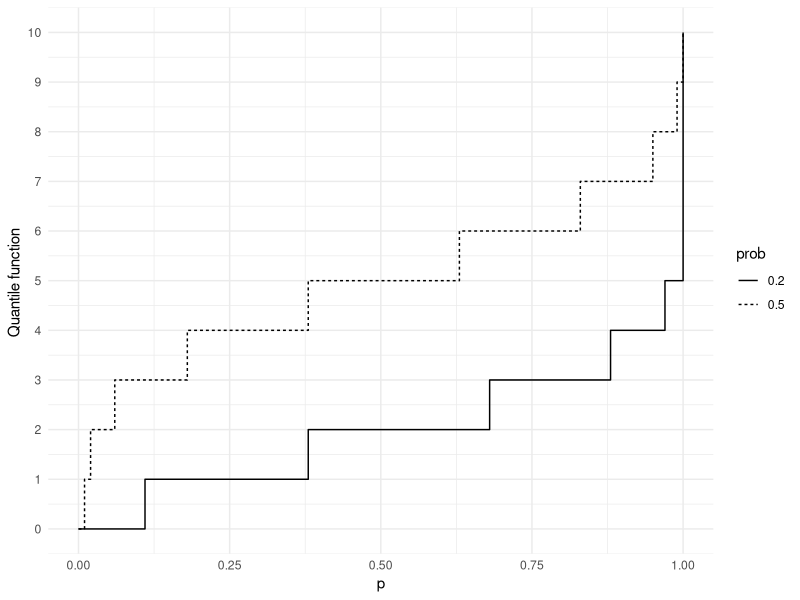
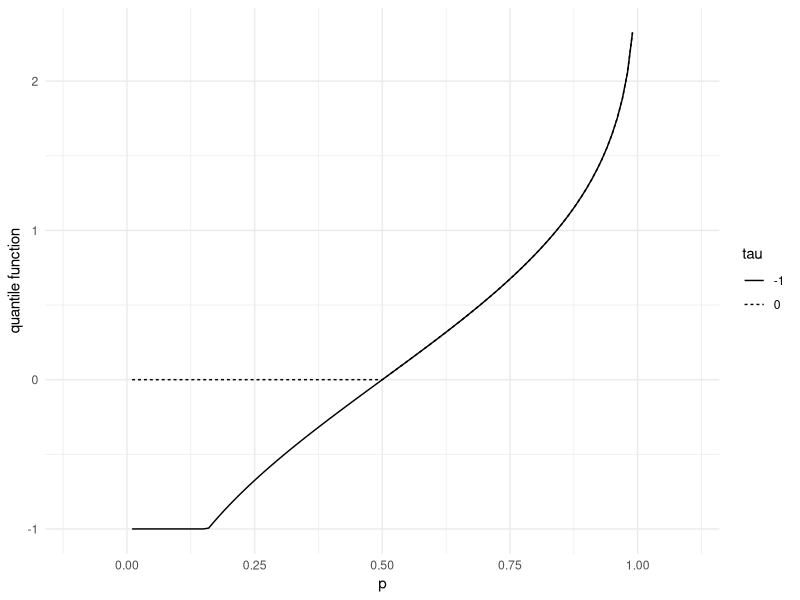
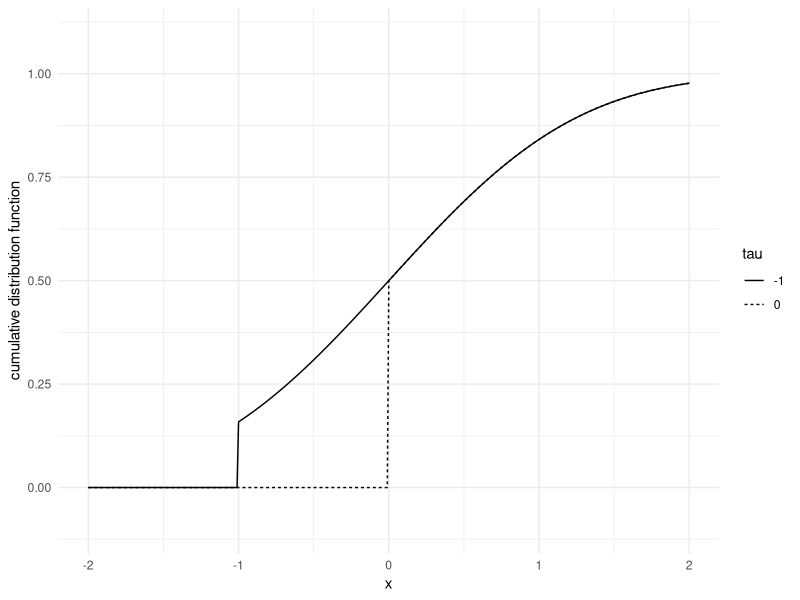
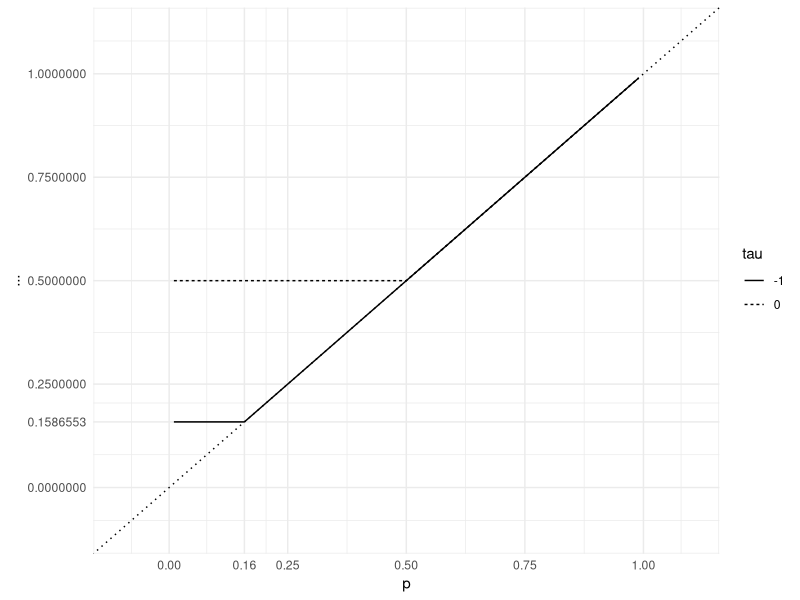
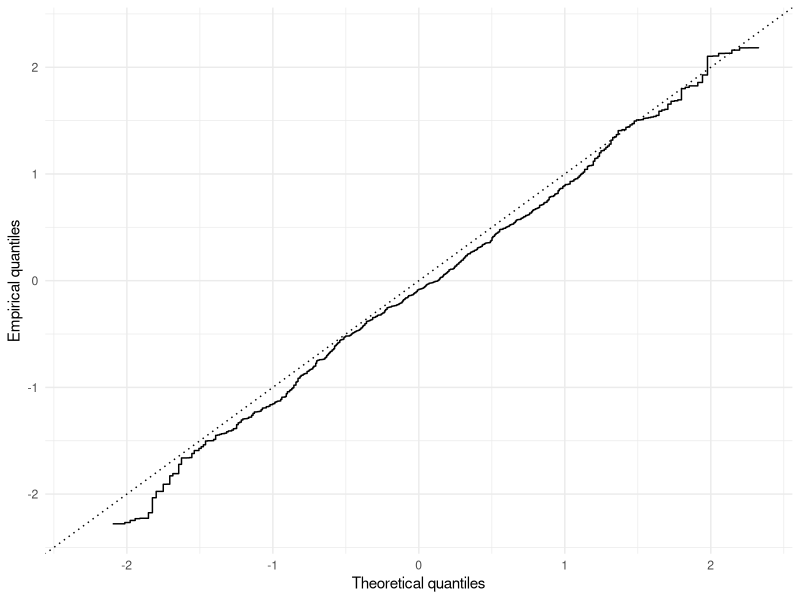

Recreate these plots in R, in order.
## ---- chunk 1
#| echo: false
#| message: false
#| warning: false
#| label: fig-quantiles
#|
#| fig-cap: |
#|    Quantile functions of binomial distributions.
#|
n <- 10
p <- seq(0, 1, by=.01)
probs <-  c(.2,  .5)

df <- as.data.frame(c(list("p"=p),
                      probs |> purrr::map(.f = function(prob) qbinom(p, n, prob))))

names(df) <- c("p", format(probs, digits=2))

df <- tidyr::gather(df, key="prob", value="quantile", -p)

p <- ggplot2::ggplot(data = df) +
     ggplot2::geom_step(mapping=ggplot2::aes(x=p, y=quantile, linetype=prob), color=1, direction = "hv", lineend="butt") +
     ggplot2::xlab("p") +
     ggplot2::ylab("Quantile function ") +
     ggplot2::xlim(xlim = c(-.1, 1.1))  +
     ggplot2::scale_y_continuous(breaks=seq(0,10)) +
     ggplot2::scale_x_continuous(breaks=seq(0, 1, by=.25)) +
     ggplot2::theme_minimal()
p

rm(df, probs, p)
# %%
## ---- chunk 2
#| echo: false
#| message: false
#| warning: false
#| label: fig-quantiles2
#| fig-cap: |
#|   Quantile functions $\max(X, \tau)$ where $X \sim \mathcal{N}(0,1)$ for $\tau \in \{0, 2\}$.  Let $\Phi^\leftarrow$ 
#|   denote the quantile function of $\mathcal{N}(0,1)$. The quantile  function of $\max(X,\tau)$ is 
#|   $\mathbb{I}_{(0,\Phi(\tau)]}(p) \times \tau + \Phi^{\leftarrow}(p) \times \mathbb{I}_{(\Phi(\tau), 1)}(p)= \Phi^{\leftarrow}(p \vee \Phi(\tau))$. 
#|   The two distributions are neither absolutely continuous nor discrete.


# %%
tau <-  c(0,  -1)
df <- tibble::tibble(p=seq(0.01, .99, by=0.01)) |>
      dplyr::mutate(
        '0' = qnorm(pmax(pnorm(0), p)),
        '-1' =qnorm(pmax(pnorm(-1), p))) |>
      tidyr::gather(key="tau", value="quantile", -p)

p <- ggplot2::ggplot(data = df,
                     mapping= ggplot2::aes(x=p, y=quantile, group=tau)) +
  ggplot2::xlab("p") +
  ggplot2::ylab("quantile function") +
  ggplot2::xlim(xlim = c(-0.1, 1.1)) +
  ggplot2::ylim(ylim = c(-1.1, 2.5)) +
  ggplot2::geom_line(ggplot2::aes(linetype=tau)) +
  ggplot2::scale_y_continuous(breaks=seq(-2,10)) +
  ggplot2::scale_x_continuous(breaks=seq(0, 1, by=.25), limits=c(-0.1, 1.1)) +
  ggplot2::theme_minimal()

p

rm(df, tau, p)
# %%
## ---- chunk 3
#| echo: false
#| message: false
#| warning: false
#| label: fig-quantiles3
#| fig-cap: |
#|   Cumulative distribution functions for the probability distributions illustrated in [Figure @fig-quantiles2]

df2 <- tibble::tibble(x=seq(-2, 2, by=0.01)) |>
      dplyr::mutate('0' = ifelse(x<0, 0, pnorm(x)),
             '-1' = ifelse(x< (-1), 0, pnorm(x))) |>
      tidyr::gather(key="tau", value="cdf", -x)

q <- ggplot2::ggplot(data = df2,
                     mapping= ggplot2::aes(x=x, y=cdf, group=tau)) +
  ggplot2::xlab("x") +
  ggplot2::ylab("cumulative distribution function") +
  ggplot2::geom_line(ggplot2::aes(linetype=tau)) +
  ggplot2::scale_x_continuous(breaks=seq(-2, 2, by=1.), limits=c(-2, 2)) +
  ggplot2::scale_y_continuous(breaks=seq(0, 1, by=.25), limits=c(-0.1, 1.1)) +
  ggplot2::theme_minimal()

q

rm(df2, q)
## ---- chunk 4
#| echo: false
#| message: false
#| warning: false
#| label: fig-quantiles4
#| fig-cap: |
#|   Representation of $F \circ F^{\leftarrow}$ for the probability distributions illustrated in [Figures @fig-quantiles2]  and [@fig-quantiles3]. 
#|   The function $F \circ F^{\leftarrow}$ always lies above the line $y=x$ (dotted line) as prescribed in [Proposition @prp-quantilekit]. 
#|   Plateaux that lie strictly above the dotted line are in correspondence with  jumps of the quantile function.
#| 

df <- tibble::tibble(p=seq(0.01, .99, by=0.001)) |>
      dplyr::mutate(tau0 = qnorm(pmax(pnorm(0), p)),
             tau1 =qnorm(pmax(pnorm(-1), p))) |>
      dplyr::mutate('0' = ifelse(tau0<=0, pnorm(0), pnorm(tau0)),
             '-1' = ifelse(tau1<=(-1), pnorm(-1), pnorm(tau1))) |>
      dplyr::select(-dplyr::starts_with('tau')) |>
      tidyr::gather(key="tau", value="value", -p)

p <- ggplot2::ggplot(data = df,
                     mapping= ggplot2::aes(x=p, y=value, group=tau)) +
  ggplot2::xlab("p") +
  ggplot2::ylab("...") +
  ggplot2::geom_line(ggplot2::aes(linetype=tau)) +
  ggplot2::scale_y_continuous(breaks=c(0, pnorm(-1), .25, .5, .75, 1.), limits=c(-0.1, 1.1)) +
  ggplot2::scale_x_continuous(breaks=c(0, pnorm(-1), .25, .5, .75, 1.),
                              labels=format(c(0, pnorm(-1), .25, .5, .75, 1.), digits=2),
                              limits=c(-0.1, 1.1)) +
  ggplot2::geom_abline(slope=1, intercept=0, linetype=81) +
  ggplot2::theme_minimal()

p

rm(df, p)

## ---- chunk 5
#| echo: false
#| message: false
#| warning: false
#| label: fig-qqplot
#|
#| fig-cap: |
#|   Quantile-Quantile plot (QQ-plot). This is a popular device for comparing two probability distributions on the real line defined 
#|   by their cumulative distributions $F$ and $G$. The QQ-plot consists in plotting function $G^{\leftarrow} \circ F$. 
#|   If the two distributions are the same, the line $y = G^{\leftarrow} \circ F(x)$ should lie 
#|   below $y=x$ (according to [Proposition @prp-quantilekit]), and should even coincide with the diagonal 
#|   if $F=G$ is continuous and increasing. Here $F$ is the cumulative distribution function of $\mathcal{N}(0,1)$. 
#|   And $G$ is the empirical distribution of a sample of size $500$ of $\mathcal{N}(0,1)$.

n <- 500
sample <- sort(rnorm(n))
p <- seq(.01, .99, by=1/n)
df <- tibble::tibble('x'=qnorm(p),
                     'y'=quantile(sample, p, type=1))

q <- ggplot2::ggplot(data = df) +
     ggplot2::geom_step(mapping=ggplot2::aes(x=x, y=y), color=1, direction = "hv", lineend="butt") +
     ggplot2::geom_abline(slope=1, intercept=0, linetype="dotted") +
     ggplot2::ylim(range(df[["x"]])) +
     ggplot2::xlab("Theoretical quantiles") +
     ggplot2::ylab("Empirical quantiles") +
     ggplot2::theme_minimal()
q

rm(n, sample, p, df, q)
# %%
